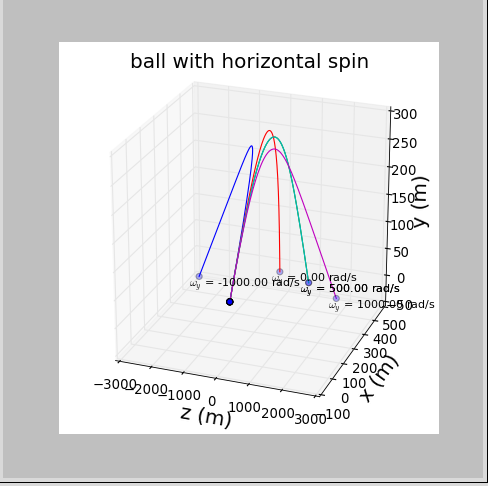

Generate this figure with Python:

import numpy as np # import packages
import math
import mpl_toolkits.mplot3d
import matplotlib.pyplot as plt
# class BASEBALL will compute the trajetory of the baseball with air resistance
# where
# vx0,vy0,vz0: initial velocity of the baseball
# dt: time step size
# omgx,omgy,omgz: the angular velocity
class BASEBALL(object):
    def __init__(self, _vx0, _vy0, _vz0, _dt= 0.1, _omgx=0,_omgy=0,_omgz=0):
        self.vx, self.vy, self.vz= _vx0, _vy0, _vz0
        self.v = math.sqrt(_vx0**2+ _vy0**2+ _vz0**2)
        self.B2= 0.0039+ 0.0058/(1.+math.exp((self.v-35)/5))
        self.S0= 4.1E-4
        self.g= 9.8
        self.dt= _dt
        self.x, self.y, self.z= [0], [50], [0]
        self.omgx, self.omgy, self.omgz= _omgx, _omgy, _omgz
    def calculate(self):
        while True:
            self.x.append(self.vx*self.dt+self.x[-1]) # append coordinates to x,y,z
            self.y.append(self.vy*self.dt+self.y[-1])
            self.z.append(self.vz*self.dt+self.z[-1])
            self.vx, self.vy, self.vz = \
                (-self.B2*self.v*self.vx+ self.S0*self.vy*self.omgz)*self.dt+ self.vx, \
                (-self.g- self.B2*self.v*self.vy+ self.S0*self.vz*self.omgx)*self.dt+ self.vy,\
                (self.S0*self.vx*self.omgy)*self.dt+ self.vz # change the velocity
            self.v= math.sqrt(self.vx**2+self.vy**2+self.vz**2)
            self.B2= 0.0039+ 0.0058/(1.+math.exp((self.v-35)/5))
            if self.y[-1]< 0:
                break
    def graphics(self,_gra, _omgy): 
         _gra.plot(self.z, self.x, self.y, label=r'$\omega _y$ = %.2f rad/s'%_omgy)
         _gra.scatter([self.z[0],self.z[-1]],[self.x[0],self.x[-1]],[self.y[0],self.y[-1]],s=30)
         _gra.text(self.z[-1], self.x[-1]-80, self.y[-1], r'$\omega _y$ = %.2f rad/s'%_omgy,fontsize=10)
fig= plt.figure(figsize=(6,6))
ax = plt.subplot(1,1,1,projection='3d')
for omgy in [-1000.,500.,0.,500.,1000.]: # change the angular velocity the determine the dependence of trajetory on omega
    comp= BASEBALL(500*0.4470*math.cos(np.pi/4), 500*0.4470*math.sin(np.pi/4), 0., 0.1,0, omgy, 0)
    comp.calculate()
    comp.graphics(ax, omgy)
ax.set_xlabel('z (m)', fontsize=18)
ax.set_ylabel('x (m)', fontsize=18)
ax.set_zlabel('y (m)', fontsize=18)
ax.set_title('ball with horizontal spin', fontsize=18)

plt.show(fig) 
